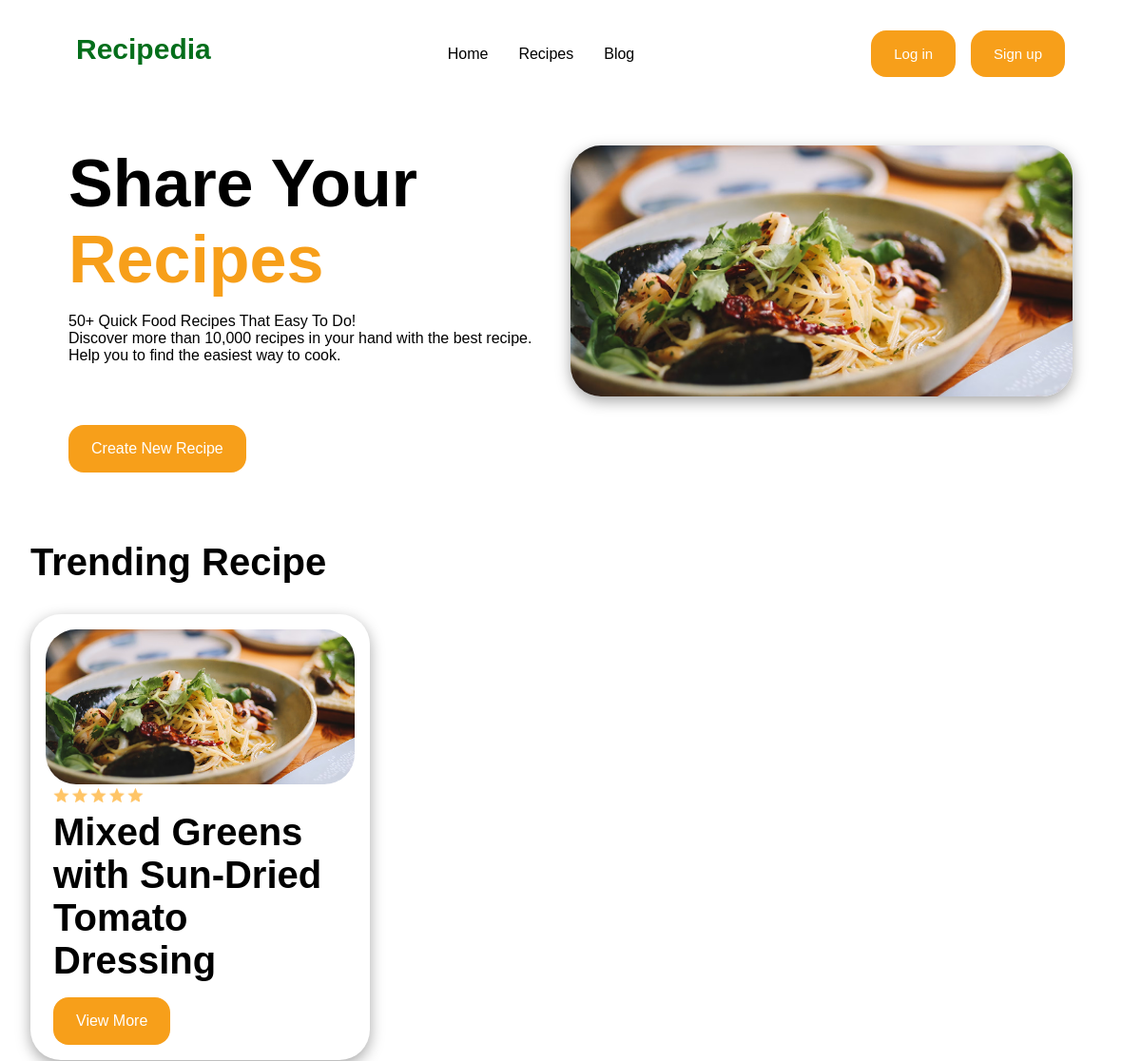
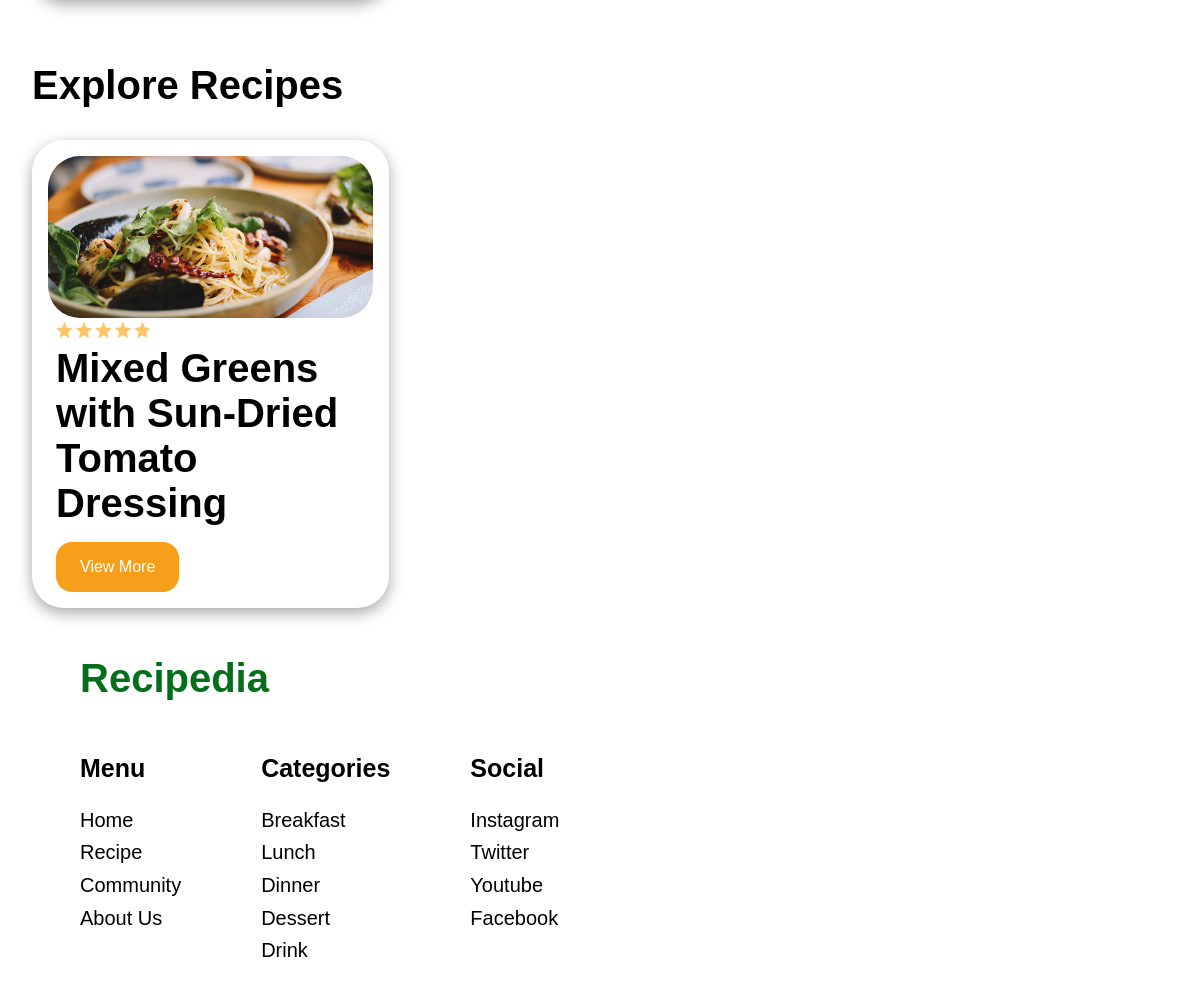
/recipes/recipes_list/, run on the app's committed database (2 pictures, top to bottom).
### recipes/models.py (models this page shows, shortened)
class Recipe(models.Model):
    name = models.TextField(max_length=100, unique=True)
    image = models.ImageField(blank=True, default='default.png')
    description = models.TextField()
    prep_time = models.PositiveIntegerField(default=15)
    cook_time = models.PositiveIntegerField(default=30)
    serving = models.PositiveIntegerField(default=3)
    ingredients = models.TextField()
    instruction = models.TextField()
    created_at = models.DateTimeField(auto_now_add=True)
    author = models.ForeignKey(User,on_delete=models.CASCADE)

### recipes/views.py (the view)
# urls.py: path('recipes_list/', views.recipes_list, name='recipes-list'),
def recipes_list(request):
    recipes = Recipe.objects.all()
    return render(request, 'recipes-list.html', {'recipes': recipes})

### recipes/templates/recipes-list.html (shortened to what this page needs)
{% extends 'index.html' %}
{% load static %}
{% block css %}
<link rel="stylesheet" href="{% static 'css/recipes-list.css' %}">
{% endblock %}
{% block content %}
    <div class="create-recipe">
        <div class="right-side">
            <h1>Share Your <br> <span>Recipes</span></h1>
            <p>50+ Quick Food Recipes That Easy To Do! <br> Discover more than 10,000 recipes in your hand with the best recipe. <br> Help you to find the easiest way to cook.</p>
            <a href="{% url 'recipes:create-recipe' %}" class="btn">Create New Recipe</a>
        </div>
        <img src="{% static 'img/image16.png' %}">
    </div>
    <h1>Trending Recipe</h1>
    <div class="trending-recip">
        {% for recipe in recipes %}
            <div class="recip">
                <img src="{{ recipe.image.url }}">
                <div class="description">
                    <img src="{% static 'img/stars.png' %}" class="stars">
                    <h2>{{ recipe.name }}</h2>
                    <a href="{% url 'recipes:recipe' recipe.name %}" class="btn">View More</a>
                </div>
            </div>
        {% endfor %}
        </div>
    <h1>Explore Recipes</h1>
    <div class="trending-recip">
        {% for recipe in recipes %}
        <div class="recip">
            <img src="{{ recipe.image.url }}">
            <div class="description">
                <img src="{% static 'img/stars.png' %}" class="stars">
                <h2>{{ recipe.name }}</h2>
                <a href="{% url 'recipes:recipe' recipe.name %}" class="btn">View More</a>
            </div>
        </div>
        {% endfor %}
    </div>
{% endblock %}

### assets/css/base.css (style rules this page uses)
* { padding: 0; margin: 0; box-sizing: border-box; font-family: 'Poppins', sans-serif; list-style: none; text-decoration: none; }
:root { --color-orange: #F79F1A; --color-green: #046E1B; --color-grey: #F1F3F7; --box-shadow: rgba(0, 0, 0, 0.35) 0px 5px 15px; --transition: box-shadow 0.3s ease }
.btn { background: var(--color-orange); padding: 1rem 1.5rem; border-radius: 1rem; color: white; width: fit-content; transition: var(--transition); display: block; margin-top: 3rem; }

### assets/css/index.css (style rules this page uses)
h1 { font-size: 60px; }
h2 { font-size: 40px; }

### assets/css/recipes-list.css (style rules this page uses)
h1 { margin: 3rem 2rem 1rem 2rem; font-size: 40px; }
.create-recipe { display: grid; grid-template-columns: repeat(2, 1fr); margin: 6%; }
.create-recipe img { width: 100%; border-radius: 2rem; box-shadow: var(--box-shadow); }
.create-recipe .right-side { display: flex; align-items: start; justify-content: center; flex-direction: column; gap: 1rem; }
.create-recipe .right-side h1 { font-size: 70px; margin: 0; }
.create-recipe .right-side span { color: var(--color-orange); }
.trending-recip { display: grid; grid-template-columns: repeat(3,1fr); gap: 2rem; padding: 1rem 2rem; }
.trending-recip .recip { border-radius: 2rem; background: white; padding: 1rem; box-shadow: var(--box-shadow); cursor: pointer; }
.trending-recip .recip img { width: 100%; border-radius: 2rem; }
.trending-recip .recip img.stars { width: 30%; }
.trending-recip .recip .description { padding-left: 0.5rem; }
.trending-recip .recip h2 { padding-top: 0.3rem; }
.trending-recip .recip a { display: block; margin-top: 1rem; }

### data on the page
Recipe: image (picture), name "Mixed Greens with Sun-Dried Tomato Dressing"
